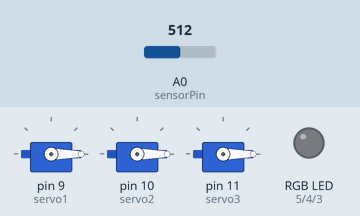
Simulated run of this sketch. Board: Arduino Uno, built with avr-gcc and run on an emulated ATmega328P. Shown: 3 × servo, an RGB LED mixed from three pins (HIGH = lit). The test bench sets the inputs (shaded band); at power-on: A0 (sensorPin) = 512. What the sketch prints to the serial monitor is not drawn.

Above: at 5.8 s.
5.9 s: A0 (sensorPin) set to 698
At 8.5 s:
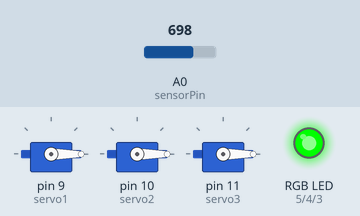
11.2 s: A0 (sensorPin) set to 719
At 14.8 s:
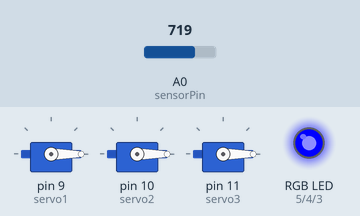
At 16.4 s:
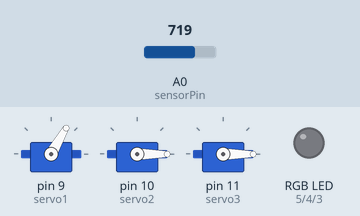
Timing chart, 0 to 22.8 s (numbered marks = the images above; inputs shaded):
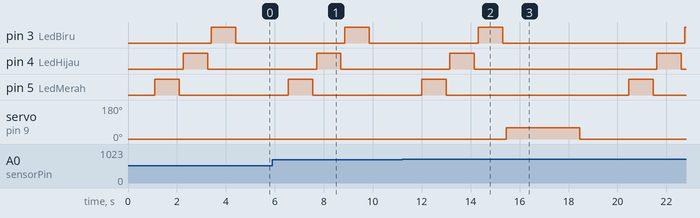

Measured:
- the behaviour switches between 710 and 711 on A0 (sensorPin) (found by bisection; images 1 and 2)
- after the input at 11.2 s, pin 4 (LedHijau): LOW → HIGH after 10.4 s, → LOW 1.0 s later; pin 5 (LedMerah): LOW → HIGH after 9.3 s, → LOW 1.0 s later; servo on pin 9 (servo1): 0° → 60° after 4.3 s, → 0° 3.0 s later

The sketch:

ltka_x_emsys.ino
```cpp
//Membuat mesin otomatis yang akan mengeluarkan berbagai macam snack sesuai dengan warna gelas
//pantulan cahaya rgb yang mengenai gelas akan ditangkap oleh sensor ldr, warna yang dideteksi akan dicocokkan dengan colour mapping pada data program arduino
//tutup wadah snack akan terbuka ketika servo bergerak sesuai cahaya yang ditangkap oleh photoresistor/ldr

#include <Servo.h>
Servo servo1;
Servo servo2;
Servo servo3;
int sensorPin = A0;
int LedBiru =3; // Led warna biru digital pin 3
int LedHijau=4; // Led warna hijau digital pin 4
int LedMerah=5; // Led warna merah digital pin 5
int hasil,hasilb,hasilm,hasilh;
int k=3 ;  // toleransi warna

void setup() {
  pinMode(LedBiru,OUTPUT);
  pinMode(LedMerah,OUTPUT);
  pinMode(LedHijau,OUTPUT);
  digitalWrite(LedBiru,LOW);
  digitalWrite(LedMerah,LOW);
  digitalWrite(LedHijau,LOW);
  servo1.attach(9);  // motor servo1 pin digital 9
  servo1.write(0);
  servo2.attach(10);  // motor servo2 pin digital 10
  servo2.write(0);
  servo3.attach(11);  // motor servo3 pin digital 11
  servo3.write(0);
  delay(100);
  Serial.begin(9600);
  delay(1000);
}

void loop() {
  digitalWrite(LedMerah,HIGH);
  delay(1000);
  // baca data sensor
  hasil= analogRead(sensorPin);
  hasilm=map(hasil,0,1023,0,255);
  Serial.print("R,G,B = ");
  Serial.print(hasilm);
  digitalWrite(LedMerah,LOW);
  delay(150);

  // nyalakan LedHijau
  digitalWrite(LedHijau,HIGH);
  delay(1000);
  // baca data sensor
  hasil= analogRead(sensorPin);
  hasilh=map(hasil,0,1023,0,255);
  Serial.print(",");
  Serial.print(hasilh);
  digitalWrite(LedHijau,LOW);
  delay(150);

  digitalWrite(LedBiru,HIGH);
  delay(1000);
  // baca data sensor
  hasil= analogRead(sensorPin);
  hasilb=map(hasil,0,1023,0,255);
  Serial.print(",");
  Serial.println(hasilb);
  digitalWrite(LedBiru,LOW);
  delay(150);

  if(abs(hasilm-179)<k && abs(hasilh-179)<k && abs(hasilb-179)<k){
    Serial.println(" -> GELAS BIRU\n");
    servo1.write(60);
    delay (3000);
    servo1.write(0);} else
  if(abs(hasilm-242)<k && abs(hasilh-242)<k && abs(hasilb-242)<k){
    Serial.println(" -> GELAS MERAH\n");
    servo2.write(60);
    delay (3000);
    servo2.write(0);} else
  if(abs(hasilm-248)<k && abs(hasilh-248)<k && abs(hasilb-248)<k){
    Serial.println(" -> GELAS KUNING\n");
    servo3.write(60);
    delay (3000);
    servo3.write(0);} else
    Serial.println(" -> ???\n");

  delay (2000);
}
```
